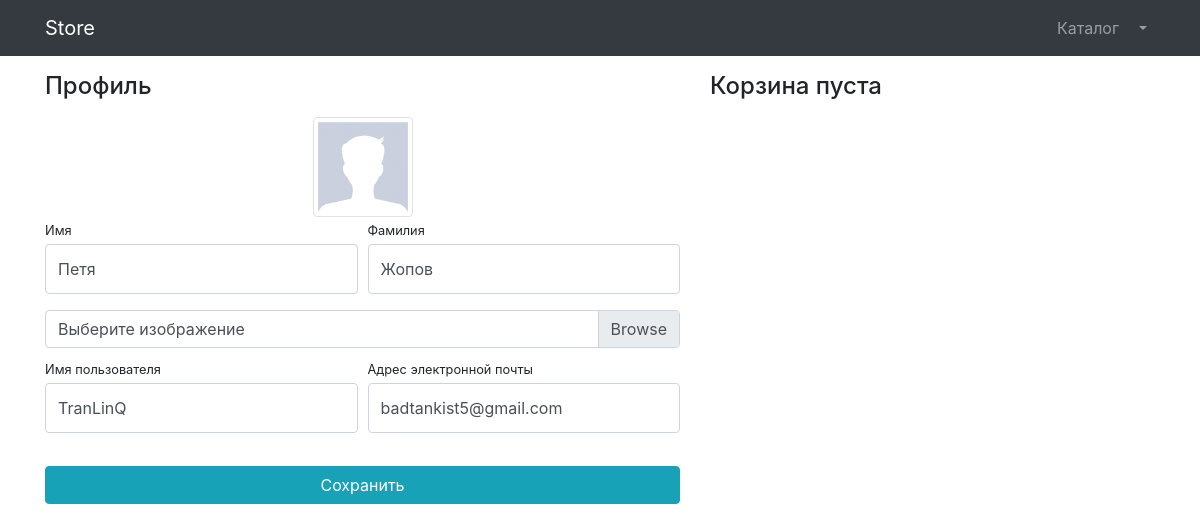
Page /users/profile/ (signed in) on the committed database.
### users/models.py (models this page shows)
class User(AbstractUser):
    image = models.ImageField(upload_to='users_images', null=True, blank=True)

### users/views.py (the view)
# urls.py: path('profile/', profile, name='profile'),
def profile(request):
    if request.method == 'POST':
        form = UserProfileForm(instance=request.user, data=request.POST, files=request.FILES)
        if form.is_valid():
            form.save()
            return HttpResponseRedirect(reverse('users:profile'))
        else:
            print(form.errors)
    else:
        form = UserProfileForm(instance=request.user)
    baskets = Basket.objects.filter(user=request.user)
    context = {
        'form': form,
        'baskets': baskets,
    }
    return render(request, 'users/profile.html', context)

### users/forms.py
class UserProfileForm(UserChangeForm):
    username = forms.CharField(widget=forms.TextInput(attrs={'class': 'form-control py-4',}))
    first_name = forms.CharField(widget=forms.TextInput(attrs={
        'class': 'form-control py-4'
    }))
    last_name = forms.CharField(widget=forms.TextInput(attrs={
        'class': 'form-control py-4'
    }))
    email = forms.CharField(widget=forms.EmailInput(attrs={
        'class': 'form-control py-4'
    }))
    image = forms.ImageField(widget=forms.FileInput(attrs={
        'class': 'custom-file-input'
    }))
    class Meta:
        model = User
        fields = ('username', 'image', 'email', 'first_name', 'last_name')

### users/templates/users/profile.html (shortened to what this page needs)
{% extends 'products/main.html' %}
{% load static %}
{% block style %}
   <link href="{% static '/css/profile.css' %}" rel="stylesheet">
{% endblock %}
{% block content %}
    <div class="container">
    <div class="row">
        <div class="col-lg-7">
            <h4 class="mt-3 mb-3">Профиль</h4>
            <div class="col-lg-12 text-center">
                <img width="100" height="100"
                     src="{% if user.image %} {{ user.image.url }} {% else %} {% static 'vendor/img/default_avatar.jpg' %} {% endif %}"
                     class="img-thumbnail">
            </div>
            <form action="{% url 'users:profile' %}" method="post" enctype="multipart/form-data">
                <div class="form-row">
                    <div class="col-lg-6">
                        <div class="form-group">
                            <label class="small mb-1" for="{{ form.first_name.id_for_label }}">Имя</label>
                            {{ form.first_name }}
                        </div>
                    </div>
                    <div class="col-lg-6">
                        <div class="form-group">
                            <label class="small mb-1" for="{{ form.last_name.id_for_label }}">Фамилия</label>
                            {{ form.last_name }}
                        </div>
                    </div>
                </div>
                <div class="form-row mb-2">
                    <div class="col-lg-12">
                        <div class="custom-file">
                            <label class="custom-file-label" for="{{ form.image.id_for_label }}">Выберите изображение</label>
                        </div>
                    </div>
                </div>
                <div class="form-row">
                    <div class="col-lg-6">
                        <label class="small mb-1" for="{{ form.username.id_for_label }}">Имя пользователя</label>
                        {{ form.username }}
                    </div>
                    <div class="col-lg-6">
                        <label class="small mb-1" for="{{ form.email.id_for_label }}">Адрес электронной
                            почты</label>
                        {{ form.email }}
                    </div>
                </div>
                <div class="form-row">
                    <div class="col-lg-12" style="margin-top: 33px;">
                        <input class="btn btn-info btn-block" type="submit" value="Сохранить">
                    </div>
                </div>
            </form>
        </div>
        <div class="col-lg-5">
            {% include 'users/basket.html' %}
        </div>
    </div>
</div>
{% endblock %}

### static/css/profile.css (style rules this page uses)
body { padding-top: 56px; }

### rows in the picture
User: first_name "Петя", last_name "Жопов", username "TranLinQ", email "badtankist5@gmail.com"
